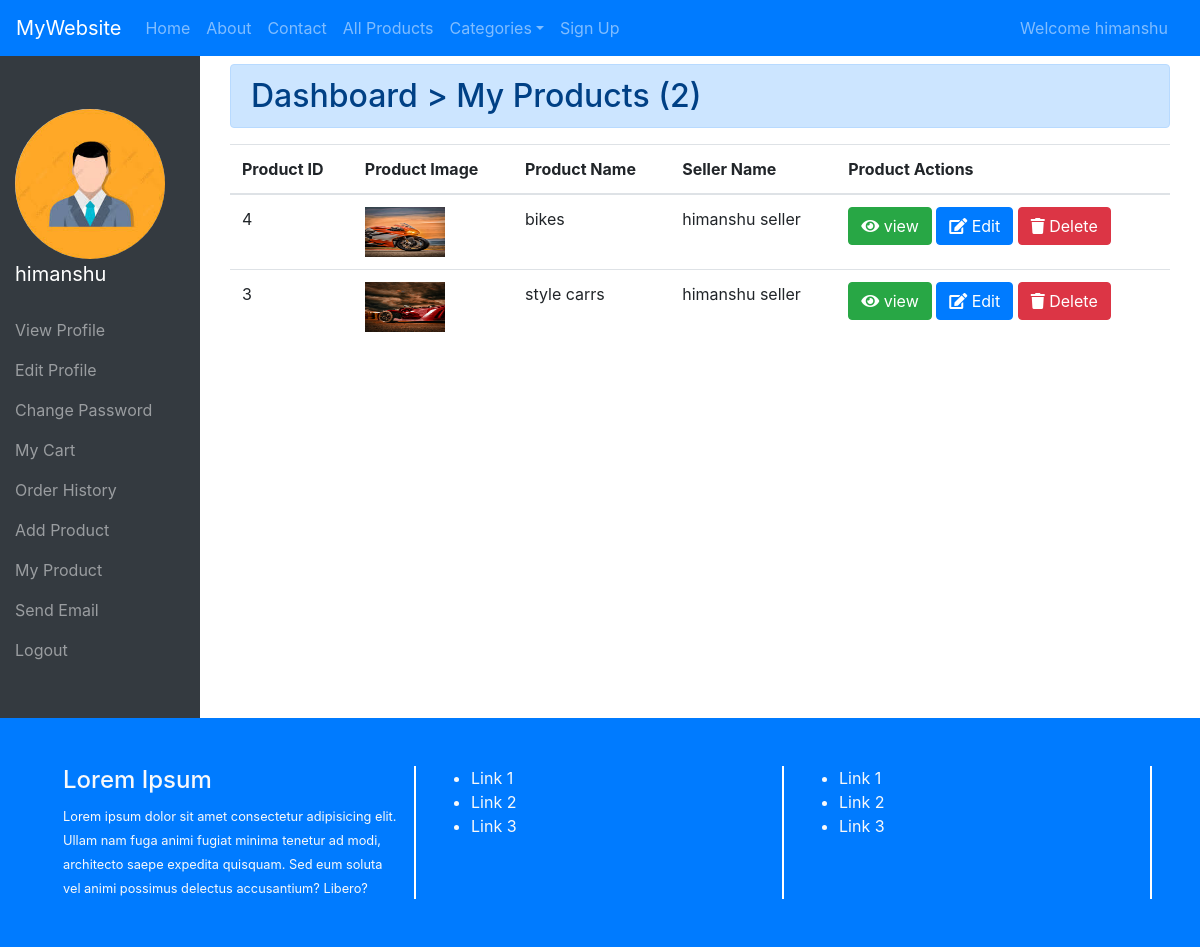
The page /my_products/ (signed in) on the database its author committed.
### Eshop/models.py (models this page shows, shortened)
class add_product(models.Model):
    seller=models.ForeignKey(User,on_delete=models.CASCADE)
    product_name=models.CharField(max_length=100)
    product_category=models.ForeignKey(Category,on_delete=models.CASCADE)
    product_price=models.FloatField()
    sale_price=models.FloatField()
    product_images=models.ImageField(upload_to="products/%Y/%m/%d")
    details=models.TextField()

### Eshop/views.py (the view)
# urls.py: path('my_products/',views.my_products,name="my_products"),
def my_products(request):
    context = {}
    ch = register_table.objects.filter(user__id=request.user.id)
    if len(ch)>0:
        data = register_table.objects.get(user__id=request.user.id)
        context["data"] = data
    all = add_product.objects.filter(seller__id=request.user.id).order_by("-id")
    context["products"] = all
    return render(request,"myproducts.html",context)

### Eshop/templates/myproducts.html (shortened to what this page needs)
{% extends "dashboard_base.html" %}
{% block dashboard %}
<div class="container-fluid">
    <div class="row">
        <div class="col-md-12 mt-2">
            <h2 class="alert alert-primary">Dashboard &gt; My Products ({{products|length}})</h2>
            <table class="table">
                <thead>
                    <tr>
                        <th>Product ID</th>
                        <th>Product Image</th>
                        <th>Product Name</th>
                        <th>Seller Name</th>
                        <th>Product Actions</th>
                    </tr>
                </thead>
                <tbody>
                    {% for p in products %}
                        <tr>
                            <td>{{p.id}}</td>
                            <td><img src="/media/{{p.product_images}}" style="height:50px;width:80px;"></td>
                            <td>{{p.product_name}}</td>
                            <td>{{p.seller.first_name}} {{p.seller.last_name}}</td>
                            <td>
                                <button class="btn btn-success" data-toggle="modal" data-target="#m{{p.id}}"><i class="fa fa-eye"></i> view</button>
                                <a href="{% url 'update_product' %}?pid={{p.id}}" class="btn btn-primary"><i class="fa fa-edit"></i> Edit</a>
                                <a href="{% url 'delete_product' %}?pid={{p.id}}" class="btn btn-danger"><i class="fa fa-trash"></i> Delete</a>
                            </td>
                        </tr>
                    {% endfor %}
                </tbody>
            </table>
        </div>
    </div>
</div>
{% endblock %}

### Eshop/templates/dashboard_base.html
{% extends "base.html" %}
{% load static %}
{% block body %}
{% if user.is_superuser %}
   <div class="container">
     <div class="row">
       <div class="col-md-12">
         <div class="jumbotron ">
           <h1>Sorry {{user.username}}You are not allowed here</h1>
         </div>
       </div>
     </div>
   </div>
{% else %}
<div class="container-fluid">
  <div class="row">
    <div class="col-md-2 bg-dark py-5">
      <nav class="navbar-dark">
        <a href="#" class="navbar-brand">
        <div class="text-center">
              {% if data.profile_pic %}
              <img src="/media/{{data.profile_pic}}" style="height:150px;width:150px;border-radius:50%">
              {% else %}
              <img src="{% static 'images/user.png' %}" style="height:150px;width:150px;border-radius:50%">
              {% endif %}
        </div>
             <p>{{user.username}}</p>
        </a>
        <ul class="navbar-nav">
          <li class="nav-item">
            <a href="{% url 'cust_dashboard' %}" class="nav-link">View Profile</a>
          </li>
          <li class="nav-item">
            <a href="{% url 'edit_profile' %}" class="nav-link">Edit Profile</a>
          </li>
          <li class="nav-item">
            <a href="{% url 'change_password' %}" class="nav-link">Change Password</a>
          </li>
          <li class="nav-item">
              <a href="{% url 'cart' %}" class="nav-link">My Cart</a>
          </li>
          <li class="nav-item">
            <a href="{% url 'order_history' %}" class="nav-link">Order History</a>
          </li>
          {% if user.is_staff %}
          <li class="nav-item">
            <a href="{% url 'add_product_view' %}" class="nav-link">Add Product</a>
          </li>
          <li class="nav-item">
            <a href="{% url 'my_products' %}" class="nav-link">My Product</a>
          </li>
          <li class="nav-item">
            <a href="{% url 'sendemail' %}" class="nav-link">Send Email</a>
          </li>
          {% endif %}
          <li class="nav-item">
            <a href="{% url 'user_logout' %}" class="nav-link">Logout</a>
          </li>
        </ul>
      </nav>
    </div>
    <div class="col-md-10">
        {% block dashboard %}
        {% endblock  %}
    </div>
  </div>
</div>
{% endif %}
{% endblock body %}

### Eshop/templates/base.html (shortened to what this page needs)
<!DOCTYPE html>
{% load static %}
<html lang="en">
<head>
  <link rel="stylesheet" href="https://use.fontawesome.com/releases/v5.7.0/css/all.css">
  <link rel="stylesheet" href="https://maxcdn.bootstrapcdn.com/bootstrap/4.5.2/css/bootstrap.min.css">
  <link rel="stylesheet" type="text/css" href="{% static 'css/mystyle.css' %}">
<link rel="stylesheet" href="https://cdn.datatables.net/1.10.21/css/jquery.dataTables.min.css">
<link rel="stylesheet" href="https://cdn.datatables.net/buttons/1.6.2/css/buttons.dataTables.min.css">
</head>
<body>
   <div class="container-fluid">
        <div class="row">
            <div class="col-md-12 px-0">
                <nav class="navbar navbar-expand bg-primary navbar-dark">
                    <a href="" class="navbar-brand">MyWebsite</a>
                    <ul class="navbar-nav">
                        <li class="nav-item">
                            <a href="{% url 'home' %}" class="nav-link">Home</a>
                        </li>
                        <li class="nav-item">
                            <a href="{% url 'about'%}" class="nav-link">About</a>
                        </li>
                        <li class="nav-item">
                            <a href="{% url 'contact'%}" class="nav-link">Contact</a>
                        </li>
                        <li class="nav-item">
                            <a href="{% url 'all_products'%}" class="nav-link">All Products</a>
                        </li>
                        <li class="nav-item dropdown">
                            <a href="" class="nav-link dropdown-toggle" data-toggle="dropdown">Categories</a>
                        </li>
                        <li class="nav-item mr-2">
                            <a href="{% url 'reg'%}" class="nav-link">Sign Up</a>
                        </li>
                    </ul>
                    <ul class="navbar-nav ml-auto">
                        {% if user.is_authenticated %}
                        <li class="nav-item mr-2">
                            <a href="{% url 'cust_dashboard' %}" class="nav-link">Welcome {{user.username}}</a>
                        </li>
                        {% endif %}
                    </ul>
                </nav>
            </div>
        </div>
        </div>
        {% block body %}
        {% endblock body  %}
        <div class="container-fluid">
        <div class="row bg-primary text-light p-5">
            <div class="col-md-4" style="border-right:2px solid white;">
                <h4>Lorem Ipsum</h4>
                <small>Lorem ipsum dolor sit amet consectetur adipisicing elit. Ullam nam fuga animi fugiat minima tenetur ad modi, architecto saepe expedita quisquam. Sed eum soluta vel animi possimus delectus accusantium? Libero?</small>
            </div>
            <div class="col-md-4" style="border-right:2px solid white;">
                <ul>
                    <li>Link 1</li>
                    <li>Link 2</li>
                    <li>Link 3</li>
                </ul>
            </div>
            <div class="col-md-4" style="border-right:2px solid white;">
                <ul>
                    <li>Link 1</li>
                    <li>Link 2</li>
                    <li>Link 3</li>
                </ul>
            </div>
        </div>
   </div>
</body>
</html>

### Eshop/templates/base.html (style rules this page uses)
img { width:100%; }

### rows shown on the page
add_product: id "4", product_images (picture), product_name "bikes", seller.first_name "himanshu", seller.last_name "seller"
add_product: id "3", product_images (picture), product_name "style carrs", seller.first_name "himanshu", seller.last_name "seller"

### other values the page prints
{{ user.username }} "himanshu"
{{ products|length }} "2"
